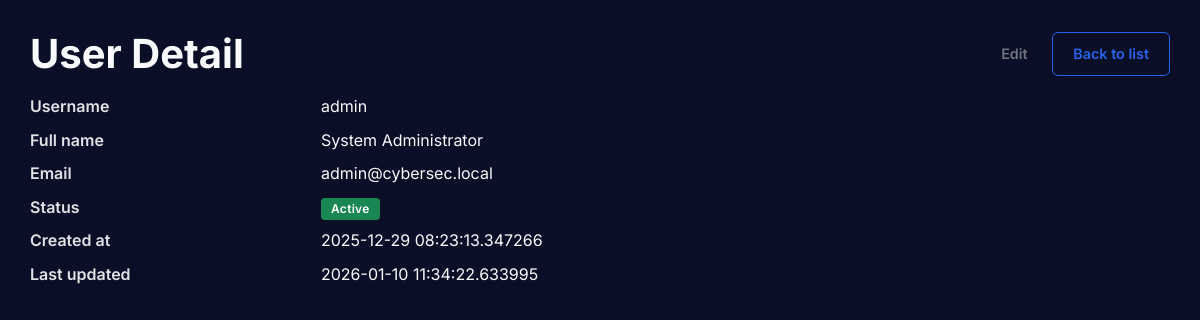
Before: /users/1 with the older database file.
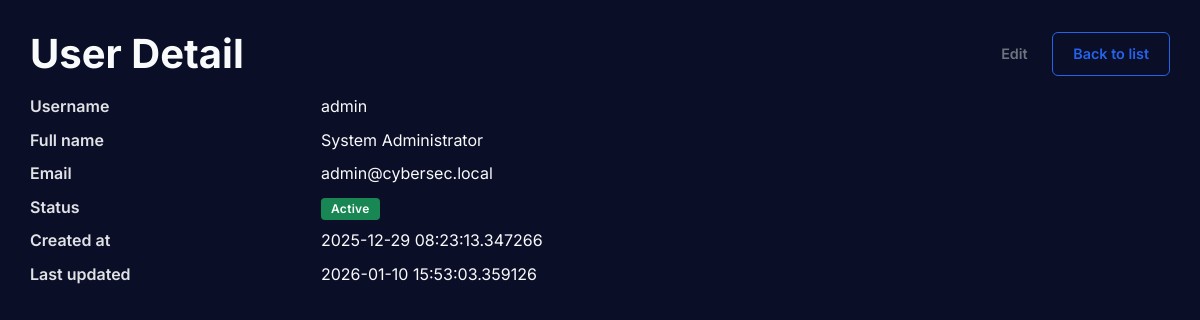
After: the same page with the newer database file.
### app/models/user.py (models this page shows, shortened)
class User(db.Model):
    __tablename__ = 'users'
    id = db.Column(db.Integer, primary_key=True)
    username = db.Column(db.String(80), unique=True, nullable=False)
    email = db.Column(db.String(120), unique=True, nullable=False)
    full_name = db.Column(db.String(120), nullable=False)
    role = db.Column(db.String(20), default='analyst', nullable=False)  # admin, analyst, viewer
    is_active = db.Column(db.Boolean, default=True, nullable=False)
    password_hash = db.Column(db.String(255), nullable=False)
    created_at = db.Column(db.DateTime, default=datetime.utcnow, nullable=False)
    updated_at = db.Column(db.DateTime, default=datetime.utcnow, onupdate=datetime.utcnow, nullable=False)
    last_login = db.Column(db.DateTime, nullable=True)

### app/routes/user_routes.py (the view)
@user_bp.route("/<int:user_id>")
def detail(user_id: int):
    user = UserService.get_by_id(user_id)
    if user is None:
        abort(404)
    return render_template("users/detail.html", user=user)

### app/services/user_service.py (called while the page is built)
    @staticmethod
    def get_by_id(user_id: int) -> Optional[User]:
        return User.query.get(user_id)

### app/templates/users/detail.html (shortened to what this page needs)
{% extends "layouts/base.html" %}
{% block content %}
<div class="d-flex justify-content-between align-items-center mb-3">
    <h1 class="mb-0">User Detail</h1>
    <div>
        <a href="{{ url_for('users.edit', user_id=user.id) }}" class="btn btn-sm btn-outline-secondary">Edit</a>
        <a href="{{ url_for('users.index') }}" class="btn btn-sm btn-outline-primary">Back to list</a>
    </div>
</div>
<dl class="row">
    <dt class="col-sm-3">Username</dt>
    <dd class="col-sm-9">{{ user.username }}</dd>
    <dt class="col-sm-3">Full name</dt>
    <dd class="col-sm-9">{{ user.full_name }}</dd>
    <dt class="col-sm-3">Email</dt>
    <dd class="col-sm-9">{{ user.email }}</dd>
    <dt class="col-sm-3">Status</dt>
    <dd class="col-sm-9">
        {% if user.is_active %}
        <span class="badge text-bg-success">Active</span>
        {% else %}
        <span class="badge text-bg-secondary">Inactive</span>
        {% endif %}
    </dd>
    <dt class="col-sm-3">Created at</dt>
    <dd class="col-sm-9">{{ user.created_at }}</dd>
    <dt class="col-sm-3">Last updated</dt>
    <dd class="col-sm-9">{{ user.updated_at }}</dd>
</dl>
{% endblock %}

### app/templates/layouts/base.html (shortened to what this page needs)
<!DOCTYPE html>
<html lang="en">
  <head>
    <link
      href="https://cdn.jsdelivr.net/npm/bootstrap@5.3.3/dist/css/bootstrap.min.css"
      rel="stylesheet"
    />
    <link
      rel="stylesheet"
      href="https://cdnjs.cloudflare.com/ajax/libs/font-awesome/6.5.1/css/all.min.css"
    />
    <link
      rel="stylesheet"
      href="{{ url_for('static', filename='css/style.css') }}"
    />
  </head>
  <body>
    <main class="container">
       {% block content %}{% endblock %}
    </main>
  </body>
</html>

### app/static/css/style.css (style rules this page uses)
:root { --primary-color: #2563eb; --primary-hover: #1d4ed8; --danger-color: #dc2626; --danger-hover: #b91c1c; --success-color: #059669; --success-hover: #047857; --warning-color: #d97706; --info-color: #0ea5e9; --dark-bg: #0a0e27; --darker-bg: #050816; --card-bg: #1a1f3a; --card-border: #2a2f4a; --text-primary: #f9fafb; --text-secondary: #d1d5db; --text-muted: #9ca3af; --shadow-sm: 0 1px 3px rgba(0, 0, 0, 0.3); --shadow-md: 0 4px 6px rgba(0, 0, 0, 0.4); --shadow-lg: 0 10px 25px rgba(0, 0, 0, 0.5); --hover-bg: #050816; }
* { margin: 0; padding: 0; box-sizing: border-box; }
body { font-family: "Inter", -apple-system, BlinkMacSystemFont, "Segoe UI", Roboto, Oxygen, Ubuntu, Cantarell, sans-serif; background: var(--dark-bg); color: var(--text-primary); min-height: 100vh; line-height: 1.6; }
main.container { max-width: 1400px; padding: 30px; }
.btn { border-radius: 6px; padding: 10px 20px; font-weight: 600; font-size: 0.9rem; transition: all 0.2s ease; border: none; cursor: pointer; }
.btn-outline-primary { border: 1px solid var(--primary-color); color: var(--primary-color); background: transparent; }
.badge { padding: 5px 10px; border-radius: 4px; font-weight: 600; font-size: 0.75rem; letter-spacing: 0.3px; }
h1, h2, h3, h4, h5, h6, .h1, .h2, .h3, .h4, .h5, .h6, .card-title { color: var(--text-primary) !important; font-weight: 700; margin-bottom: 0.5rem; }
a { color: var(--primary-color); text-decoration: none; transition: color 0.2s ease; }
dt { color: var(--text-primary) !important; font-weight: 600; opacity: 0.9; }
dd { color: var(--text-primary) !important; margin-bottom: 0.5rem; }

Changed rows visible on the page:
changed User "admin": updated_at "2026-01-10 11:34:22.633995" → "2026-01-10 15:53:03.359126"
